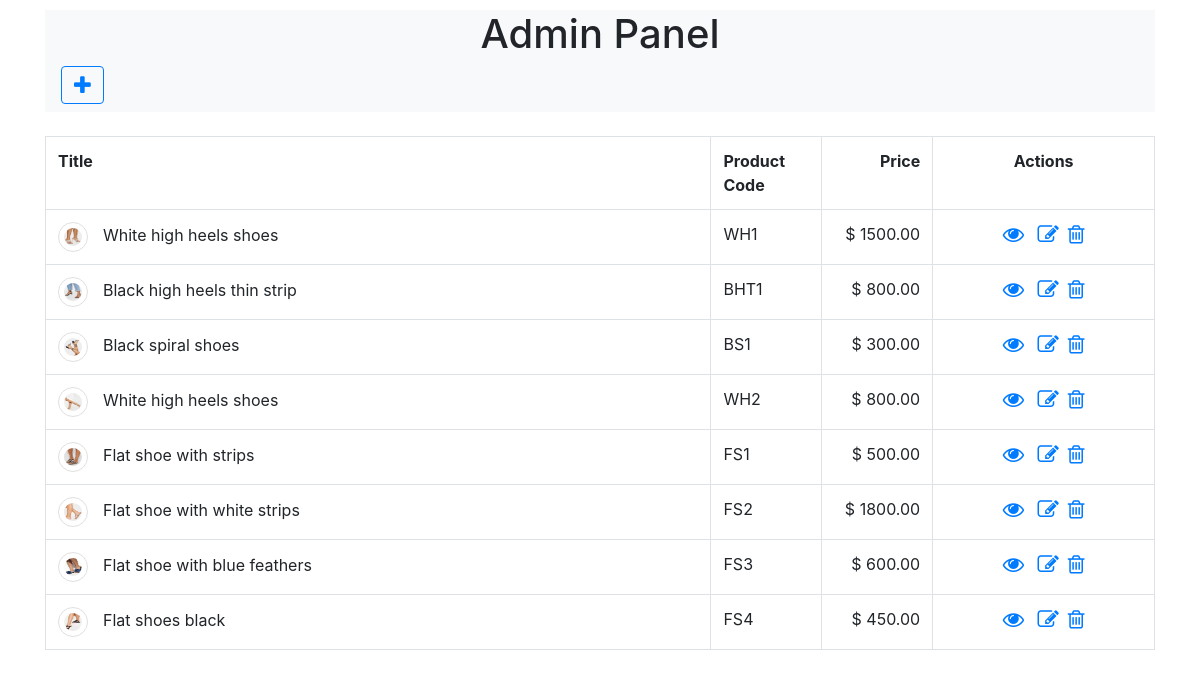
Page /pages/adminPanel.php on the committed database.
### tables this page shows
CREATE TABLE `tblproduct` (
  `id` int(8) NOT NULL,
  `name` varchar(255) NOT NULL,
  `code` varchar(255) NOT NULL,
  `image` text NOT NULL,
  `price` double(10,2) NOT NULL
);

### src/dbcontroller.php (called while the page is built, shortened)
<?php
class DBController {
	private $host = "localhost";
	private $user = "root";
	private $password = "";
	private $database = "test";
	private $conn;
	function __construct() {
		$this->conn = $this->connectDB();
	}
	function connectDB() {
		$conn = mysqli_connect($this->host,$this->user,$this->password,$this->database);
		return $conn;
	}
	function runQuery($query) {
	    $resultset = [];
		$result = mysqli_query($this->conn,$query);
		if(!empty($result)) {
    		while($row=mysqli_fetch_assoc($result)) {
    			$resultset[] = $row;
    		}
		}
		return $resultset;
	}
}
?>

### pages/adminPanel.php (the view, shortened to what this page needs)
<?php
    require_once '../src/dbcontroller.php';
    $db_handle = new DBController();
    $result = $db_handle->runQuery("SELECT * FROM tblproduct");
?>
<!DOCTYPE HTML>
<HTML>
<HEAD>
<link href="../css/my_style.css" type="text/css" rel="stylesheet" />
<link rel="stylesheet" href="https://maxcdn.bootstrapcdn.com/bootstrap/4.4.1/css/bootstrap.min.css">
<link href="https://stackpath.bootstrapcdn.com/font-awesome/4.7.0/css/font-awesome.min.css" rel="stylesheet">
</HEAD>
<BODY>
	<div class="container" style="margin-top:10px;">
	<h1 class="text-center" style="background-color:#f8f9fa;  margin-bottom: 0px;">Admin Panel</h1>
    <nav class="navbar navbar-light bg-light">
    <form class="form-inline">
    <a href="createProduct.php" class="btn btn-outline-primary" type="button" title="Create New Product">
       <i class="fa fa-plus fa-lg" data-toggle="tooltip" title="Create A New Product" aria-hidden="true" >
        </i>
    	</a>
	    </form>
		</nav>
	<br>
	<div class="table-responsive-sm table-responsive-md table-responsive-lg">
<table class="table table-bordered text-center">
<tbody>
    <tr>
    <th style="text-align:left;">Title</th>
    <th style="text-align:left;" width="10%">Product Code</th>
    <th style="text-align:right;" width="10%">Price</th>
    <th style="text-align:center;" width="20%">Actions</th>
    </tr>
<?php
    foreach ($result as $item){
?>
	<tr>
	<td style="text-align:left;"><img src="<?php echo $item["image"]; ?>" class="cart-item-image" /><?php echo $item["name"]; ?></td>
	<td style="text-align:left;"><?php echo $item["code"]; ?></td>
	<td  style="text-align:right;"><?php echo "$ ".$item["price"]; ?></td>
	<td style="text-align:center;">
		<a href="viewProduct.php?id=<?php echo $item["id"]; ?>" class='fa fa-eye fa-lg' title="View"></a> &nbsp;
        <a href="updateProduct.php?id=<?php echo $item["id"]; ?>" class="fa fa-pencil-square-o fa-lg" data-toggle="tooltip" title="Update" aria-hidden="true"></a>&nbsp;
      	<a href="deleteProduct.php?id=<?php echo $item["id"]; ?>" class="fa fa-trash-o fa-lg" data-toggle="tooltip" title="Delete" aria-hidden="true"></a>
	</td>
	</tr>
<?php
    }
?>
</tbody>
</table>
</div>
</div>

### css/my_style.css (style rules this page uses)
body { font-family: Arial; color: #211a1a; font-size: 0.9em; }
.cart-item-image { width: 30px; height: 30px; border-radius: 50%; border: #E0E0E0 1px solid; padding: 5px; vertical-align: middle; margin-right: 15px; }

### rows in the picture
tblproduct: image (picture), name "White high heels shoes", code "WH1", price "1500.00"
tblproduct: image (picture), name "Black high heels thin strip", code "BHT1", price "800.00"
tblproduct: image (picture), name "Black spiral shoes", code "BS1", price "300.00"
tblproduct: image (picture), name "White high heels shoes", code "WH2", price "800.00"
tblproduct: image (picture), name "Flat shoe with strips", code "FS1", price "500.00"
tblproduct: image (picture), name "Flat shoe with white strips", code "FS2", price "1800.00"
tblproduct: image (picture), name "Flat shoe with blue feathers", code "FS3", price "600.00"
tblproduct: image (picture), name "Flat shoes black", code "FS4", price "450.00"
